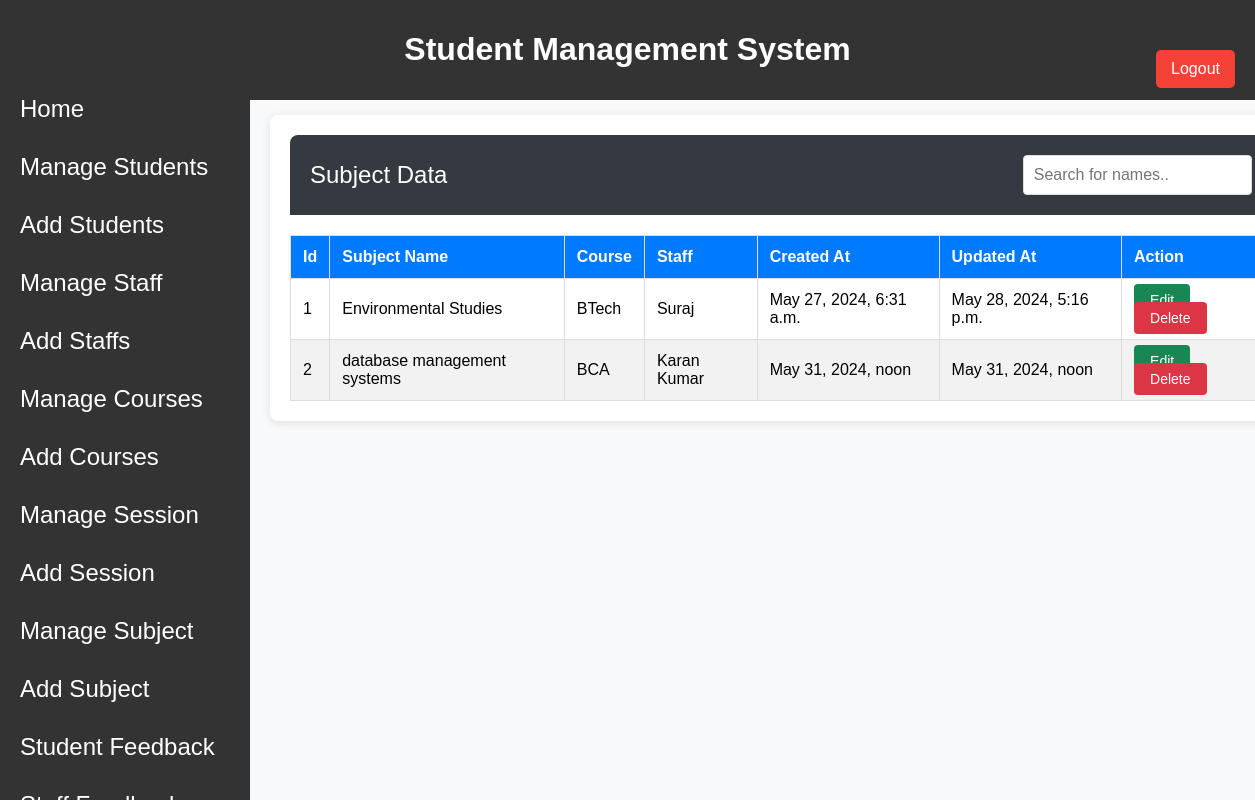
Page /manage_subject/ on the committed database.
### college_app/models.py (models this page shows, shortened)
class Subject(models.Model):
    subject_id = models.UUIDField(default=uuid.uuid4, unique=True, primary_key=True)
    subject_name = models.CharField(max_length=255)
    course_id = models.ForeignKey(Course, on_delete=models.CASCADE)
    staff_id = models.ForeignKey(Staff, on_delete=models.CASCADE)
    created_at = models.DateTimeField(auto_now_add=True)
    updated_at = models.DateTimeField(auto_now=True)

class Course(models.Model):
    course_id = models.UUIDField(default=uuid.uuid4, unique=True, primary_key=True)
    course_name = models.CharField(max_length=255)
    created_at = models.DateTimeField(auto_now_add=True)
    updated_at = models.DateTimeField(auto_now=True)

class Staff(models.Model):
    staff_id = models.UUIDField(default=uuid.uuid4, unique=True, primary_key=True)
    profile_pic = models.ImageField(
        upload_to=generate_staff_image_path, blank=True, null=True
    )
    gender = models.CharField(max_length=50)
    admin = models.OneToOneField(User, on_delete=models.CASCADE)
    address = models.TextField()
    created_at = models.DateTimeField(auto_now_add=True)
    updated_at = models.DateTimeField(auto_now=True)
    def __str__(self) -> str:
        return self.admin.username

class User(AbstractBaseUser, PermissionsMixin):
    email = models.EmailField(blank=True, default="", unique=True)
    first_name = models.CharField(max_length=255, blank=True, default="")
    last_name = models.CharField(max_length=255, blank=True, default="")
    username = models.CharField(max_length=255, blank=True, default="")
    is_active = models.BooleanField(default=True)
    is_hod = models.BooleanField(default=False)
    is_staff = models.BooleanField(default=False)
    is_student = models.BooleanField(default=False)
    is_teacher = models.BooleanField(default=False)
    date_joined = models.DateTimeField(default=timezone.now)
    last_login = models.DateTimeField(blank=True, null=True)
    objects = CustomUserManager()
    USERNAME_FIELD = "email"
    EMAIL_FIELD = "email"
    REQUIRED_FIELDS = ["username", "first_name"]
    class Meta:
        verbose_name = "User"
        verbose_name_plural = "Users"

### college_app/views.py (the view)
# urls.py: path("manage_subject/", manage_subject, name="manage_subject"),
def manage_subject(request):
    subject_obj = Subject.objects.all()
    subject_edit = None
    if "edit_id" in request.session:
        try:
            subject_edit = Subject.objects.get(subject_id=request.session["edit_id"])
        except Subject.DoesNotExist:
            pass
        del request.session["edit_id"]
    course_data = Course.objects.all()
    staff_data = Staff.objects.all()
    return render(
        request,
        "managesubject.html",
        {
            "subject_obj": subject_obj,
            "subject_edit": subject_edit,
            "course_data": course_data,
            "staff_data": staff_data,
        },
    )

### college_app/templates/managesubject.html (shortened to what this page needs)
{% extends "hod.html" %}
{% load static %}
{% block content %}
<html>
    <head>
    </head>
    <body>
        <div class="content">
            <div class="student-table-header">
                <h2>Subject Data</h2>
                <input type="text" id="searchInput" onkeyup="searchTable()" placeholder="Search for names..">
            </div>
             <div class="student-table">
        <table border="1">
            <thead>
                <tr>
                    <th>Id</th>
                    <th>Subject Name</th>
                    <th>Course</th>
                    <th>Staff</th>
                    <th>Created At</th>
                    <th>Updated At</th>
                    <th>Action</th>
                </tr>
            </thead>
            <tbody>
                {% for i in subject_obj %}
                   <tr>
                    <td>{{forloop.counter}}</td>
                    <td>
                        {% if subject_edit and subject_edit.id == i.id %}
                            <form method="post" action="{% url 'save_subject' i.subject_id %}">
                                {% csrf_token %}
                                <input type="type" class="edit_course" name="subject_name" value="{{i.subject_name}}">
                                <button class="btn-save" type="submit">Save</button>
                            </form>
                            {% else %}
                            {{i.subject_name}}
                            {% endif %}
                    </td>
                    <td>
                         {% if subject_edit and subject_edit.id == i.id %}
                            <form method="post" action="{% url 'save_subject' i.subject_id %}">
                                {% csrf_token %}
                                <select name="course" id="">
                                    <option value="">Choose Your Course -----</option>
                                    {% for i in course_data %}
                                        <option value="{{i.course_id}}">{{i.course_name}}</option>
                                    {% endfor %}
                                </select>
                                <button class="btn-save" type="submit">Save</button>
                            </form>
                            {% else %}
                                {{i.course_id.course_name}}
                            {% endif %}
                    </td>
                    <td>
                         {% if subject_edit and subject_edit.id == i.id %}
                            <form method="post" action="{% url 'save_subject' i.subject_id %}">
                                {% csrf_token %}
                                <select name="staff" id="">
                                    <option value="">Choose Your Staff -----</option>
                                    {% for i in staff_data %}
                                        <option value="{{i.staff_id}}">{{i.admin.username}}</option>
                                    {% endfor %}
                                </select>
                                <button class="btn-save" type="submit">Save</button>
                            </form>
                            {% else %}
                               {{i.staff_id}}
                            {% endif %}
                    </td>
                    <td>{{i.created_at}}</td>
                    <td>{{i.updated_at}}</td>
                    <td>
                          {% if subject_edit and subject_edit.id == i.id %}
                                <a class="btn-delete" href="{% url 'manage_subject' %}">Cancel</a>
                            {% else %}
                                <a class="btn-edit" href="{% url 'edit_subject' i.subject_id %}">Edit</a>
                                <a class="btn-delete" href="{% url 'delete_subject' i.subject_id %}">Delete</a>
                            {% endif %}
                    </td>
                </tr>
                {% endfor %}
            </tbody>
        </table>
    </div>
        </div>
    </body>
</html>
{% endblock content %}

### college_app/static/css/hod.css (style rules this page uses)
body { font-family: Arial, sans-serif; background-color: #f4f4f4; margin: 0; padding: 50px; }

### college_app/templates/managesubject.html (style rules this page uses)
body { font-family: Arial, sans-serif; background-color: #f8f9fa; }
.content { width: 85%; margin: 65px 0px 0px 220px; padding: 20px; background-color: #fff; box-shadow: 0 2px 10px rgba(0, 0, 0, 0.1); border-radius: 8px; }
.student-table { margin-top: 20px; }
.student-table-header { display: flex; justify-content: space-between; align-items: center; background-color: #343a40; color: white; padding: 20px; border-top-left-radius: 8px; border-top-right-radius: 8px; }
.student-table-header h2 { margin: 0; font-weight: normal; }
.student-table-header input[type="text"] { padding: 10px; border: 1px solid #ddd; border-radius: 4px; font-size: 16px; box-sizing: border-box; transition: box-shadow 0.3s, border-color 0.3s; outline: none; }
.student-table table { width: 100%; border-collapse: collapse; margin-top: 10px; }
.student-table th, .student-table td { padding: 12px; border: 1px solid #ddd; text-align: left; }
.student-table th { background-color: #007bff; color: white; font-weight: bold; }
.student-table tbody tr:nth-child(even) { background-color: #f2f2f2; }
.btn-edit,.btn-save, .btn-delete { padding: 8px 16px; border: none; border-radius: 4px; font-size: 14px; cursor: pointer; transition: background-color 0.3s ease; text-decoration: none; }
.btn-edit { background-color:#198754; color: #fff; }
.btn-delete { background-color: #dc3545; color: #fff; }

### rows in the picture
Subject: subject_name "Environmental Studies", course_id.course_name "BTech", staff_id "Suraj", created_at "May 27, 2024, 6:31 a.m.", updated_at "May 28, 2024, 5:16 p.m."
Subject: subject_name "database management systems", course_id.course_name "BCA", staff_id "Karan Kumar", created_at "May 31, 2024, noon", updated_at "May 31, 2024, noon"
